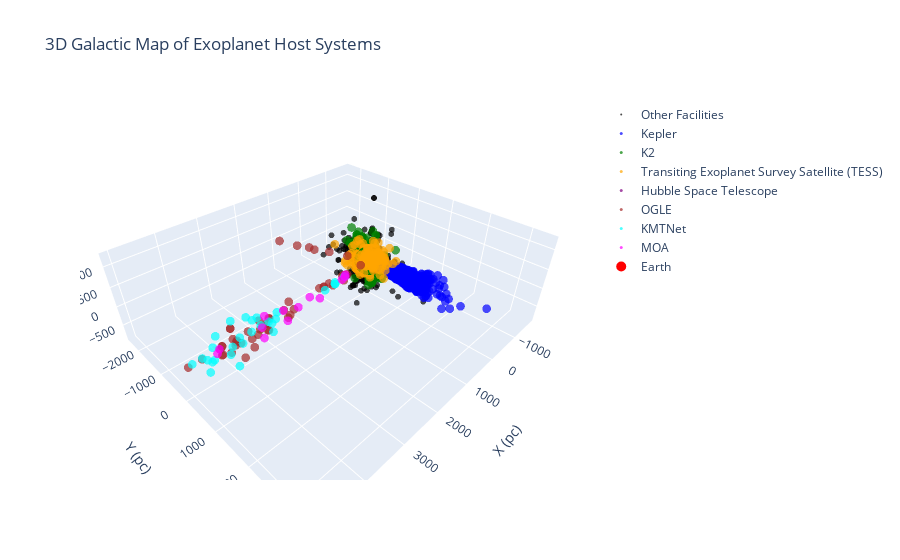

Write notebook code for a chart like this one.
### Code cell
fig = go.Figure()

fig.add_trace(go.Scatter3d(
    x=x[mask_other],
    y=y[mask_other],
    z=z[mask_other],
    mode='markers',
    marker=dict(size=2, color='black', opacity=0.7),
    name='Other Facilities'
))

# Loop through key facilities
for facility, color in facility_colors.items():
    mask = planet_gc['disc_facility'] == facility
    if mask.any():
        fig.add_trace(go.Scatter3d(
            x=x[mask],
            y=y[mask],
            z=z[mask],
            mode='markers',
            marker=dict(size=3, color=color, opacity=0.7),
            name=facility
        ))

# Earth at origin
fig.add_trace(go.Scatter3d(
    x=[0], y=[0], z=[0],
    mode='markers',
    marker=dict(size=10, color='red'),
    name='Earth'
))

fig.update_layout(
    title="3D Galactic Map of Exoplanet Host Systems",
    scene=dict(
        xaxis_title="X (pc)",
        yaxis_title="Y (pc)",
        zaxis_title="Z (pc)",
        aspectmode='data'
    )
)

fig.show()

### Figure 1 — Plotly figure (JSON) as saved in the notebook; plotly's stock layout.template omitted (floating-point values rounded to 4 significant figures; data arrays with more than 128 entries replaced by an {"elided": "..."} marker saying what was removed)
{"data": [{"marker": {"color": "black", "opacity": 0.7, "size": 2}, "mode": "markers", "name": "Other Facilities", "type": "scatter3d", "x": {"elided": "1717 float values"}, "y": {"elided": "1717 float values"}, "z": {"elided": "1717 float values"}}, {"marker": {"color": "blue", "opacity": 0.7, "size": 3}, "mode": "markers", "name": "Kepler", "type": "scatter3d", "x": {"elided": "2745 float values"}, "y": {"elided": "2745 float values"}, "z": {"elided": "2745 float values"}}, {"marker": {"color": "green", "opacity": 0.7, "size": 3}, "mode": "markers", "name": "K2", "type": "scatter3d", "x": {"elided": "544 float values"}, "y": {"elided": "544 float values"}, "z": {"elided": "544 float values"}}, {"marker": {"color": "orange", "opacity": 0.7, "size": 3}, "mode": "markers", "name": "Transiting Exoplanet Survey Satellite (TESS)", "type": "scatter3d", "x": {"elided": "742 float values"}, "y": {"elided": "742 float values"}, "z": {"elided": "742 float values"}}, {"marker": {"color": "purple", "opacity": 0.7, "size": 3}, "mode": "markers", "name": "Hubble Space Telescope", "type": "scatter3d", "x": [-116.0, 83.9], "y": [7.076, -162.7], "z": [-31.4, -52.22]}, {"marker": {"color": "brown", "opacity": 0.7, "size": 3}, "mode": "markers", "name": "OGLE", "type": "scatter3d", "x": [3184.0, 4086.0, 1509.0, 1509.0, 3995.0, 2749.0, 2568.0, 4374.0, 4013.0, 4013.0, 1754.0, 4966.0, 1296.0, 2590.0, 3036.0, 3895.0, 910.6, 3218.0, 3493.0, 3672.0, 2668.0, 3298.0, 3290.0, 4210.0, 4298.0, 3406.0, 3707.0, 3906.0, 3079.0, 4704.0, 3947.0, 3925.0, 859.4, 771.8, 3187.0, 4018.0, 2506.0, 4387.0, 4387.0, 3629.0, 971.7, 1344.0, 352.6, 186.2, 662.5, 892.7, 477.5, 282.6, 577.2], "y": [-246.1, 48.27, -5.495, -5.495, 89.06, 210.6, 30.03, 205.9, 13.65, 13.65, 112.0, -39.82, 74.99, 79.8, -86.91, 132.2, -0.7961, 46.97, 142.7, 195.3, -29.05, 55.16, 214.2, -82.64, 20.17, 118.2, 302.2, -0.2543, -2.112, 34.3, -72.95, 2.689, -4.271, 20.73, 96.76, 430.5, 114.2, 294.0, 294.0, 6.338, 103.8, -3.485, -1008.0, -534.7, -1899.0, -2337.0, -1435.0, 3.478, -1522.0], "z": [-211.3, -338.8, -49.8, -49.8, -178.0, -121.2, 104.6, -116.2, 215.0, 215.0, 91.69, -192.5, -73.75, -210.1, -139.0, -154.8, -26.76, -113.6, -178.1, -141.0, -97.52, -104.9, -134.8, -399.7, -136.8, -103.4, -276.5, -168.9, -80.5, -110.4, -147.5, -189.1, -31.09, -36.78, -268.0, -263.2, -79.73, 179.4, 179.4, -93.45, -73.54, -37.01, -31.8, -17.69, -82.29, -27.54, -88.42, -11.67, -21.1]}, {"marker": {"color": "cyan", "opacity": 0.7, "size": 3}, "mode": "markers", "name": "KMTNet", "type": "scatter3d", "x": [3571.0, 4856.0, 4524.0, 4200.0, 3378.0, 3446.0, 4121.0, 959.7, 4278.0, 4898.0, 3085.0, 4373.0, 3318.0, 2723.0, 4650.0, 4593.0, 3853.0, 1216.0, 1216.0, 3109.0, 4595.0, 3085.0, 4532.0, 3794.0, 2967.0, 3490.0, 3919.0, 1198.0, 1546.0], "y": [111.8, 408.4, 169.3, 488.0, -5.322, -315.7, -445.4, 113.8, 481.6, 10.74, 86.26, 550.9, 6.431, -210.9, 156.4, 209.5, 127.7, 59.8, 59.8, 139.7, 21.34, -35.63, 206.5, -65.3, 59.79, -91.45, -108.1, 40.14, 73.24], "z": [223.2, 266.9, -161.5, -320.6, 114.9, -17.19, -194.5, 32.29, 212.9, -122.2, -149.4, 131.5, -116.9, -223.8, -406.5, -138.1, -196.2, -84.13, -84.13, -335.6, -217.7, -177.4, 182.4, -198.1, -117.5, -248.0, 273.2, -56.81, -85.67]}, {"marker": {"color": "magenta", "opacity": 0.7, "size": 3}, "mode": "markers", "name": "MOA", "type": "scatter3d", "x": [995.8, 3295.0, 3023.0, 2785.0, 3480.0, 808.7, 2291.0, 4397.0, 846.8, 2699.0, 1826.0, 4239.0, 1998.0], "y": [70.17, 21.64, -260.7, 234.4, 340.5, -2.315, 1.839, 69.19, 26.09, -9.189, 199.8, -134.1, 57.49], "z": [-59.09, -179.2, -189.9, -171.0, -150.7, -45.41, -204.3, -151.2, -68.67, -81.05, -98.09, -268.1, -53.47]}, {"marker": {"color": "red", "size": 10}, "mode": "markers", "name": "Earth", "type": "scatter3d", "x": [0], "y": [0], "z": [0]}], "layout": {"scene": {"aspectmode": "data", "xaxis": {"title": {"text": "X (pc)"}}, "yaxis": {"title": {"text": "Y (pc)"}}, "zaxis": {"title": {"text": "Z (pc)"}}}, "title": {"text": "3D Galactic Map of Exoplanet Host Systems"}}}
